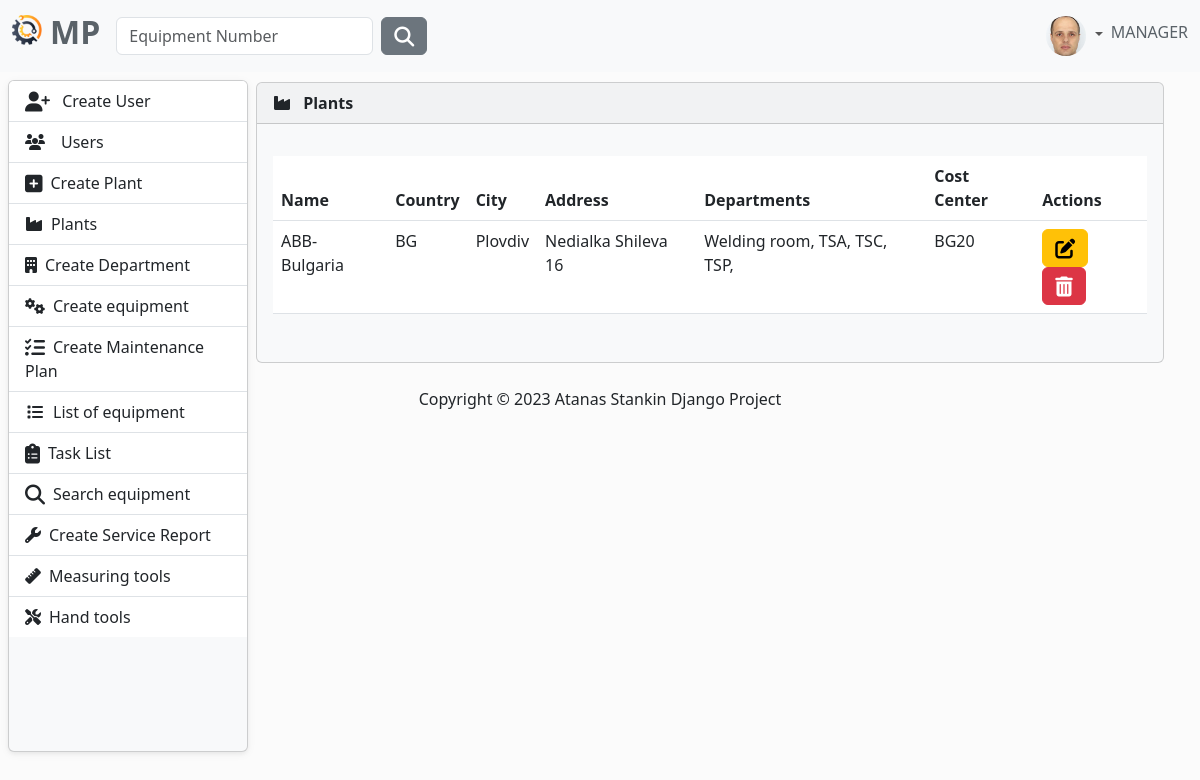
The app's page /plant/list/ (signed in) with its own data.
### MaintenancePlanner/accounts/models.py (models this page shows, shortened)
class AppUser(AbstractUser, PermissionsMixin):
    username = models.CharField(
        max_length=30,
        validators=[
            MinLengthValidator(4),
        ],
        unique=True,
    )
    first_name = models.CharField(
        max_length=30,
        validators=[
            MinLengthValidator(2),
            user_name_validator,
        ]
    )
    last_name = models.CharField(
        max_length=30,
        validators=[
            MinLengthValidator(2),
            user_name_validator,
        ]
    )
    email = models.EmailField(unique=True)
    class Role(models.TextChoices):
        MANAGER = "MANAGER", 'Manager'
        SUPERVISOR = "SUPERVISOR", 'Supervisor'
        OPERATOR = "OPERATOR", 'Operator'
    role = models.CharField(max_length=50, choices=Role.choices)

class Profile(models.Model):
    user = models.OneToOneField(AppUser, on_delete=models.CASCADE)
    image = models.ImageField(
        default='images/default.jpg',
        null=True,
        blank=True,
        upload_to='images/'
    )

### MaintenancePlanner/plant/models.py (models this page shows, shortened)
class Plant(models.Model):
    name = models.CharField(
        max_length=30,
    )
    country = models.CharField(
        max_length=30,
    )
    city = models.CharField(
        max_length=30,
    )
    address = models.CharField(
        max_length=50,
    )
    cost_center = models.CharField(
        max_length=10,
        verbose_name='Cost Center'
    )

class Department(models.Model):
    name = models.CharField(
        max_length=30,
    )
    plant = models.ForeignKey(
        to=Plant,
        on_delete=models.CASCADE,
    )
    def __str__(self):
        return self.name

### MaintenancePlanner/plant/views.py (the view)
# urls.py: path('list/', PlantListView.as_view(), name='plants-list'),
class PlantListView(LoginRequiredMixin, AllowedUsersMixin, ListView):
    allowed_roles = ['MANAGER']
    model = Plant
    template_name = 'plant/plant-list.html'
    context_object_name = 'plants'
    def get_context_data(self, **kwargs):
        context = super().get_context_data(**kwargs)
        plants = self.get_queryset()
        departments = {plant.id: plant.department_set.all() for plant in plants}
        context['departments'] = departments
        return context

### MaintenancePlanner/accounts/mixins.py (called while the page is built)
    def dispatch(self, request, *args, **kwargs):
        if request.user.role in self.allowed_roles:
            return super().dispatch(request, *args, **kwargs)
        else:
            return redirect('home-page')

### MaintenancePlanner/plant/templatetags/plant_tags.py (called while the page is built)
@register.filter
def get_departments(departments, plant_id):
    return departments.get(plant_id, [])

### MaintenancePlanner/plant/templates/plant/plant-list.html (shortened to what this page needs)
{% extends "base.html" %}
{% load plant_tags %}
{% block content %}
    {% if plants %}
        <div class="card bg-light ms-1 me-4 mb-4 mt-0">
            <div class="card-header">
                <i class="fa-solid fa-industry me-2"></i>
                <strong>Plants</strong>
            </div>
            <div class="card-body">
                <p class="card-text">
                <div class="table-responsive">
                    <table class="table table-hover">
                        <thead>
                        <tr>
                            <th scope="col">Name</th>
                            <th scope="col">Country</th>
                            <th scope="col">City</th>
                            <th scope="col">Address</th>
                            <th scope="col">Departments</th>
                            <th scope="col">Cost Center</th>
                            <th scope="col">Actions</th>
                        </tr>
                        </thead>
                        <tbody>
                        {% for plant in  plants %}
                            <tr>
                                <td>
                                    {{ plant.name }}
                                </td>
                                <td>
                                    {{ plant.country }}
                                </td>
                                <td>
                                    {{ plant.city }}
                                </td>
                                <td>
                                    {{ plant.address }}
                                </td>
                                <td>
                                    {% with departments|get_departments:plant.id as plant_departments %}
                                        {% for department in plant_departments %}
                                            {{ department }},
                                            {% empty %}
                                            No departments found for this plant.
                                        {% endfor %}
                                    {% endwith %}
                                </td>
                                <td>
                                    {{ plant.cost_center }}
                                </td>
                                <td>
                                    <a class="btn btn-warning" href="{% url 'update-plant' plant.id %}">
                                        <i class="fa-solid fa-pen-to-square fa-lg"></i>
                                    </a>
                                    <button type="button" class="btn btn-danger me-1"
                                            href="{% url 'delete-plant' plant.id %}"
                                            data-bs-toggle="modal"
                                            data-bs-target="#myModal2{{ plant.id }}">
                                        <i class="fa-solid fa-trash-can fa-lg"></i>
                                    </button>
                                </td>
                            </tr>
                        {% endfor %}
                        </tbody>
                    </table>
                </div>
                </p>
            </div>
        </div>
    {% endif %}
{% endblock %}

### templates/partials/navbar.html (shortened to what this page needs)
{% load static %}
<nav class="navbar navbar-expand-lg bg-light fixed-top" data-bs-theme="light">
    <div class="container-fluid">
        <a class="navbar-brand" href="{% url 'home-page' %}">
            <ul class="navbar-nav ms-auto d-flex flex-row">
                <li><img class="logo me-2" src="{% static 'img/logo.png' %}" alt="logo" height="30"></li>
                <li><h2 style="color: #5a6268; font-weight: bold">MP</h2></li>
            </ul>
        </a>
        <div class="collapse navbar-collapse" id="navbarColor01">
            {% if user.is_authenticated %}
                <form class="d-flex" method=POST action="{% url 'search-equipment' %}">
                    <input class="form-control me-sm-2" type="search" placeholder="Equipment Number"
                           name="number">
                    <button class="btn btn-secondary my-2 my-sm-0" type="submit"><i
                            class="fa-solid fa-magnifying-glass fa-lg"></i></button>
                </form>
            {% endif %}
            <ul class="navbar-nav ms-auto d-flex flex-row">
                {% if not request.user.is_authenticated %}
                    <li class="nav-item">
                        <a class="nav-link" href="{% url 'login' %}"><i
                                class="fa-solid fa-right-to-bracket fa-lg me-2"></i>Sig In
                        </a>
                    </li>
                {% else %}
                    <li class="nav-item dropdown d-flex align-items-center">
                        <div class="btn-group dropdown">
                            <a class="nav-link dropdown-toggle" data-bs-toggle="dropdown" href="#" role="button"
                               aria-haspopup="true" aria-expanded="false">
                                {% if user.profile.image %}
                                    <img src="{{ user.profile.image.url }}" class="rounded-circle" height="40"
                                         loading="lazy"/>
                                {% else %}
                                    <img src="{% static 'img/profile-img.png' %}" class="rounded-circle" height="40"
                                         loading="lazy"/>
                                {% endif %}
                            </a>
                        </div>
                        <h6 style="color: #5a6268">{{ request.user.role }}</h6>
                    </li>
                {% endif %}
            </ul>
        </div>
    </div>
</nav>

### static/css/body.css (style rules this page uses)
body { background-color: #fbfbfb; }

### records on screen
AppUser: profile.image (picture), user.role "MANAGER"
Plant: name "ABB-Bulgaria", country "BG", city "Plovdiv", address "Nedialka Shileva 16", cost_center "BG20"
Department: name "Welding room"
Department: name "TSA"
Department: name "TSC"
Department: name "TSP"
